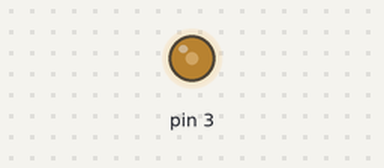
Bench run of a sketch on a simulated Arduino Uno, built with avr-gcc and run on an emulated ATmega328P. Shown: output pins drawn as LEDs (lit = HIGH).

Above: at 0.05 s.
At 1.5 s:
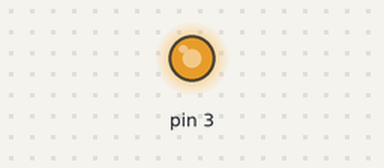
At 3.0 s:
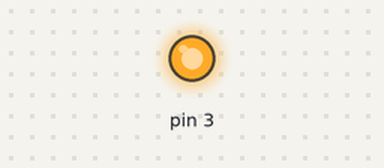
Timing chart, 0 to 6.9 s (numbered marks = the images above):
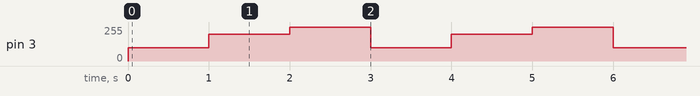

The sketch:

testLED.ino
```cpp
void setup() {
  // put your setup code here, to run once:
  pinMode(3,OUTPUT);
}

void loop() {
  // put your main code here, to run repeatedly:
  analogWrite(3,100);
  delay(1000);
  analogWrite(3,200);
  delay(1000);
  analogWrite(3,255);
  delay(1000);

}
```

Measured:
- by itself, pin 3: repeats every 3.0 s: 200/255 1.0 s, 255/255 1.0 s, 100/255 1.0 s
